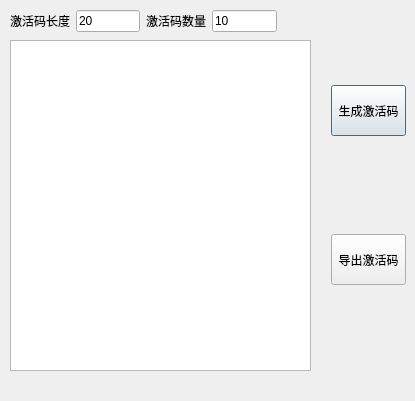
<?xml version="1.0" encoding="UTF-8"?>
<ui version="4.0">
 <class>Dialog</class>
 <widget class="QDialog" name="Dialog">
  <property name="geometry">
   <rect>
    <x>0</x>
    <y>0</y>
    <width>415</width>
    <height>401</height>
   </rect>
  </property>
  <property name="windowTitle">
   <string>激活码生成器</string>
  </property>
  <widget class="QTextEdit" name="code_show_textedit">
   <property name="geometry">
    <rect>
     <x>10</x>
     <y>40</y>
     <width>301</width>
     <height>331</height>
    </rect>
   </property>
   <property name="font">
    <font>
     <family>微软雅黑</family>
     <pointsize>14</pointsize>
     <weight>75</weight>
     <bold>true</bold>
    </font>
   </property>
  </widget>
  <widget class="QPushButton" name="code_generate_btn">
   <property name="geometry">
    <rect>
     <x>331</x>
     <y>85</y>
     <width>75</width>
     <height>51</height>
    </rect>
   </property>
   <property name="text">
    <string>生成激活码</string>
   </property>
  </widget>
  <widget class="QPushButton" name="code_save_btn">
   <property name="geometry">
    <rect>
     <x>331</x>
     <y>234</y>
     <width>75</width>
     <height>51</height>
    </rect>
   </property>
   <property name="text">
    <string>导出激活码</string>
   </property>
  </widget>
  <widget class="QWidget" name="layoutWidget">
   <property name="geometry">
    <rect>
     <x>10</x>
     <y>10</y>
     <width>267</width>
     <height>22</height>
    </rect>
   </property>
   <layout class="QHBoxLayout" name="horizontalLayout">
    <item>
     <widget class="QLabel" name="label">
      <property name="text">
       <string>激活码长度</string>
      </property>
     </widget>
    </item>
    <item>
     <widget class="QLineEdit" name="code_length">
      <property name="text">
       <string>20</string>
      </property>
     </widget>
    </item>
    <item>
     <widget class="QLabel" name="label_2">
      <property name="text">
       <string>激活码数量</string>
      </property>
     </widget>
    </item>
    <item>
     <widget class="QLineEdit" name="code_number">
      <property name="text">
       <string>10</string>
      </property>
     </widget>
    </item>
   </layout>
  </widget>
 </widget>
 <resources/>
 <connections>
  <connection>
   <sender>code_generate_btn</sender>
   <signal>clicked()</signal>
   <receiver>Dialog</receiver>
   <slot>code_generate()</slot>
   <hints>
    <hint type="sourcelabel">
     <x>376</x>
     <y>116</y>
    </hint>
    <hint type="destinationlabel">
     <x>376</x>
     <y>184</y>
    </hint>
   </hints>
  </connection>
  <connection>
   <sender>code_save_btn</sender>
   <signal>clicked()</signal>
   <receiver>Dialog</receiver>
   <slot>code_save()</slot>
   <hints>
    <hint type="sourcelabel">
     <x>360</x>
     <y>266</y>
    </hint>
    <hint type="destinationlabel">
     <x>364</x>
     <y>330</y>
    </hint>
   </hints>
  </connection>
 </connections>
 <slots>
  <slot>code_generate()</slot>
  <slot>code_save()</slot>
  <slot>slot1()</slot>
 </slots>
</ui>
